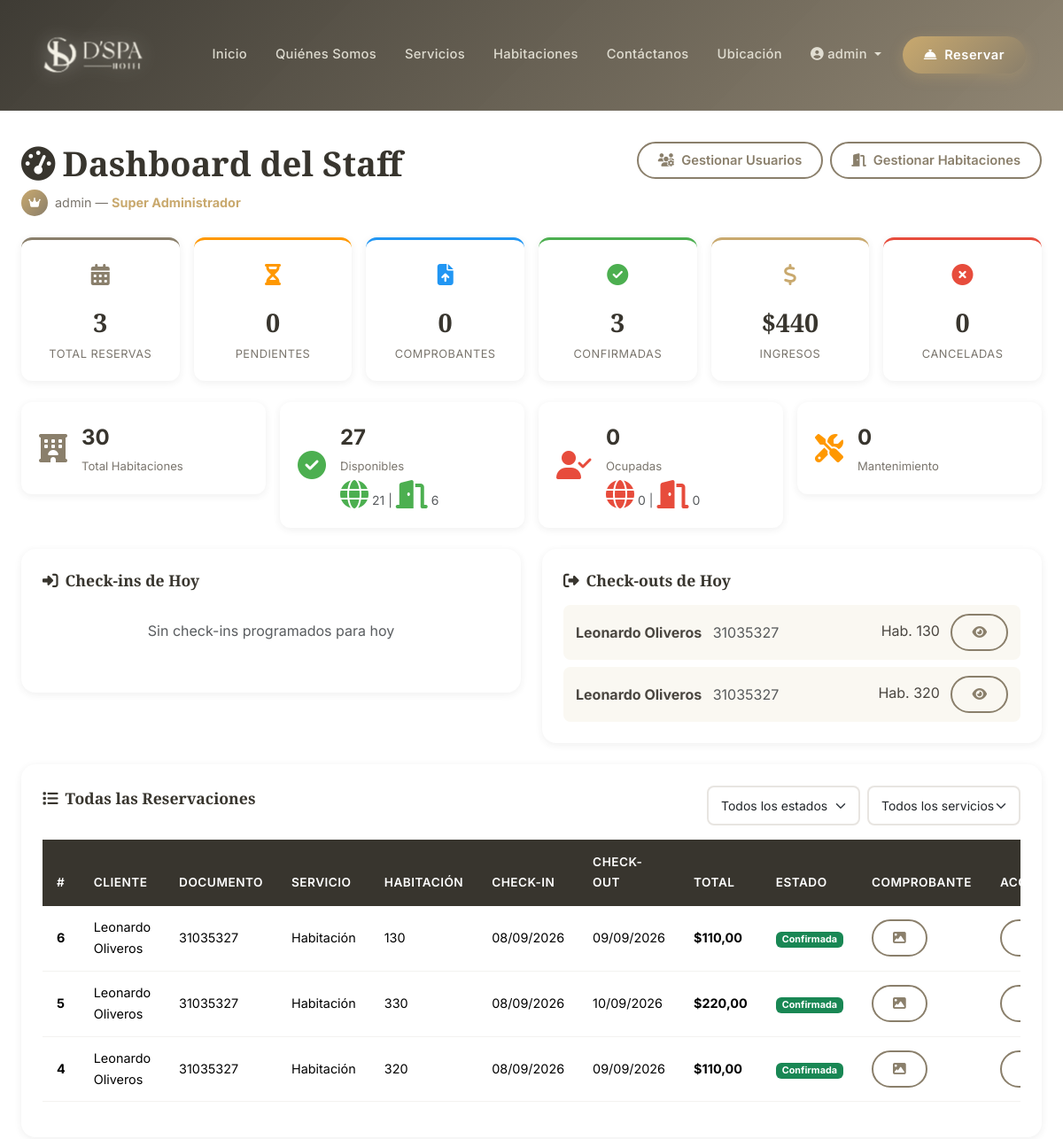
The app's page /staff/dashboard/ (signed in, upper part), older data.
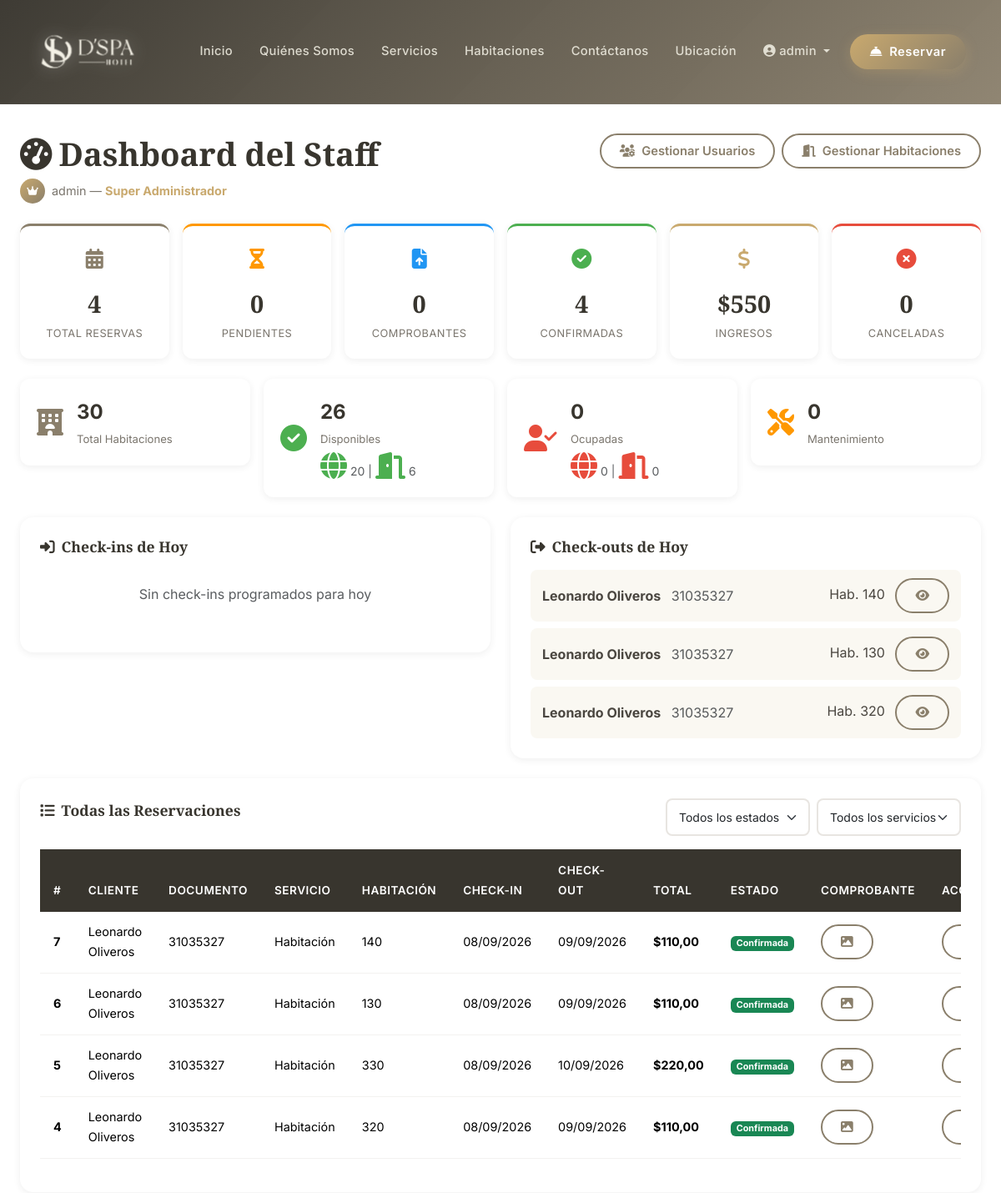
The same page, newer data.
### reservations/models.py (models this page shows, shortened)
class Reservation(models.Model):
    SERVICE_CHOICES = [
        ('room', 'Habitación'),
        ('gym', 'Gimnasio'),
        ('spa', 'Spa'),
        ('sauna', 'Sauna'),
        ('jacuzzi', 'Jacuzzi'),
        ('pool', 'Piscina'),
        ('event_room', 'Salón de Eventos'),
        ('conference', 'Sala de Conferencias'),
        ('restaurant', 'Restaurante'),
    ]
    STATUS_CHOICES = [
        ('pending', 'Pendiente de Pago'),
        ('payment_uploaded', 'Comprobante Subido'),
        ('confirmed', 'Confirmada'),
        ('cancelled', 'Cancelada'),
        ('completed', 'Completada'),
    ]
    customer = models.ForeignKey(Customer, on_delete=models.CASCADE, verbose_name="Cliente", related_name='reservations')
    service_type = models.CharField(max_length=20, choices=SERVICE_CHOICES, verbose_name="Servicio")
    room = models.ForeignKey(Room, on_delete=models.SET_NULL, null=True, blank=True, verbose_name="Habitación")
    check_in = models.DateField(verbose_name="Check-in")
    check_out = models.DateField(verbose_name="Check-out")
    adults_count = models.IntegerField(default=1, verbose_name="Adultos")
    children_count = models.IntegerField(default=0, verbose_name="Niños")
    total_price = models.DecimalField(max_digits=10, decimal_places=2, verbose_name="Precio Total")
    status = models.CharField(max_length=20, choices=STATUS_CHOICES, default='pending', verbose_name="Estado")
    special_requests = models.TextField(blank=True, verbose_name="Peticiones Especiales")
    created_at = models.DateTimeField(auto_now_add=True, verbose_name="Fecha de Creación")
    class Meta:
        ordering = ['-created_at']
        verbose_name = "Reservación"
        verbose_name_plural = "Reservaciones"

class Customer(models.Model):
    user = models.OneToOneField(User, on_delete=models.CASCADE, verbose_name="Usuario")
    phone = models.CharField(max_length=20, verbose_name="Teléfono")
    address = models.TextField(verbose_name="Dirección")
    id_document = models.CharField(max_length=50, verbose_name="Cédula/Pasaporte")
    birth_date = models.DateField(verbose_name="Fecha de Nacimiento")
    class Meta:
        verbose_name = "Cliente"
        verbose_name_plural = "Clientes"

### core/models.py (models this page shows, shortened)
class Room(models.Model):
    ROOM_TYPES = [
        ('doble', 'Habitación Doble'),
        ('deluxe', 'Habitación Deluxe'),
    ]
    STATUS_CHOICES = [
        ('available', 'Disponible'),
        ('occupied', 'Ocupada'),
        ('maintenance', 'Mantenimiento'),
        ('reserved', 'Reservada'),
    ]
    SALES_CHANNEL_CHOICES = [
        ('web', 'Portal Web'),
        ('puerta', 'Venta por Puerta'),
    ]
    room_type = models.CharField(max_length=20, choices=ROOM_TYPES, verbose_name="Tipo")
    room_number = models.CharField(max_length=10, unique=True, verbose_name="Número")
    floor = models.IntegerField(default=1, verbose_name="Piso")
    description = models.TextField(verbose_name="Descripción")
    detailed_description = models.TextField(verbose_name="Descripción Detallada", help_text="Incluir amenities y características")
    capacity_adults = models.IntegerField(default=2, verbose_name="Capacidad Adultos")
    capacity_children = models.IntegerField(default=0, verbose_name="Capacidad Niños")
    price_per_night = models.DecimalField(max_digits=10, decimal_places=2, verbose_name="Precio por Noche", help_text="Precio base en USD (sin IVA)")
    extra_guest_fee = models.DecimalField(max_digits=10, decimal_places=2, default=0, verbose_name="Cargo por Persona Adicional", help_text="Aplica para hab. dobles ($20 por persona adicional)")
    status = models.CharField(max_length=20, choices=STATUS_CHOICES, default='available', verbose_name="Estado")
    sales_channel = models.CharField(max_length=20, choices=SALES_CHANNEL_CHOICES, default='web', verbose_name="Canal de Venta", help_text="Las habitaciones de 'Puerta' no se muestran en el portal web")
    has_terrace = models.BooleanField(default=True, verbose_name="Terraza")
    has_safe = models.BooleanField(default=True, verbose_name="Caja Fuerte")
    has_tv = models.BooleanField(default=True, verbose_name="TV")
    has_closet = models.BooleanField(default=True, verbose_name="Closet")
    has_minibar = models.BooleanField(default=False, verbose_name="Mini Nevera")
    has_balcony = models.BooleanField(default=False, verbose_name="Balcón")
    is_active = models.BooleanField(default=True, verbose_name="Activa")
    class Meta:
        ordering = ['room_type', 'room_number']
        verbose_name = "Habitación"
        verbose_name_plural = "Habitaciones"

### staff/views.py (the view)
    def wrapper(request, *args, **kwargs):
        if not request.user.is_authenticated:
            return redirect('login')
        if not (request.user.is_staff or hasattr(request.user, 'staffprofile')):
            messages.error(request, 'No tiene permisos para acceder a esta sección.')
            return redirect('home')
        return view_func(request, *args, **kwargs)

### staff/views.py (called while the page is built)
def staff_required(view_func):
    def wrapper(request, *args, **kwargs):
        if not request.user.is_authenticated:
            return redirect('login')
        if not (request.user.is_staff or hasattr(request.user, 'staffprofile')):
            messages.error(request, 'No tiene permisos para acceder a esta sección.')
            return redirect('home')
        return view_func(request, *args, **kwargs)
    return wrapper

def _is_recepcionista(user):
    if user.is_superuser:
        return False
    if user.groups.filter(name='Encargados de Reservaciones').exists():
        return False
    if user.groups.filter(name='Recepcionistas de Datos').exists():
        return True
    return not user.is_superuser

### staff/templates/staff/dashboard.html (shortened to what the changed rows need)
{% extends 'core/base.html' %}
{% load static %}
{% block content %}
<section class="section-padding" style="margin-top: 80px;">
    <div class="container-fluid px-4">
        <div class="d-flex justify-content-between align-items-start mb-4 flex-wrap gap-2">
            <div>
                <h2 class="section-title mb-1"><i class="fas fa-tachometer-alt me-2"></i>Dashboard del Staff</h2>
            </div>
        </div>
        <div class="row g-3 mb-4">
            <div class="col-xl-2 col-md-4 col-6">
                <div class="stat-card stat-total">
                    <div class="stat-icon"><i class="fas fa-calendar-alt"></i></div>
                    <div class="stat-value">{{ total_reservations }}</div>
                    <div class="stat-label">Total Reservas</div>
                </div>
            </div>
            <div class="col-xl-2 col-md-4 col-6">
                <div class="stat-card stat-confirmed">
                    <div class="stat-icon"><i class="fas fa-check-circle"></i></div>
                    <div class="stat-value">{{ confirmed_reservations }}</div>
                    <div class="stat-label">Confirmadas</div>
                </div>
            </div>
            <div class="col-xl-2 col-md-4 col-6">
                <div class="stat-card stat-income">
                    <div class="stat-icon"><i class="fas fa-dollar-sign"></i></div>
                    <div class="stat-value">${{ total_income }}</div>
                    <div class="stat-label">Ingresos</div>
                </div>
            </div>
        </div>
        <div class="row g-3 mb-4">
            <div class="col-lg-3 col-md-6">
                <div class="room-stat-card available">
                    <div>
                        <div class="room-stat-value">{{ available_rooms }}</div>
                        <div class="room-stat-label">Disponibles</div>
                        <div class="small mt-1 text-muted">
                            <span title="Portal Web"><i class="fas fa-globe me-1"></i>{{ available_web }}</span> |
                            <span title="Puerta"><i class="fas fa-door-open me-1"></i>{{ available_door }}</span>
                        </div>
                    </div>
                </div>
            </div>
        </div>
        <div class="row g-4 mb-4">
            <div class="col-lg-6">
                <div class="dashboard-card">
                    {% if todays_checkouts %}
                    <div class="activity-list">
                        {% for r in todays_checkouts %}
                        <div class="activity-item">
                            <div>
                                <strong>{{ r.customer.user.get_full_name }}</strong>
                                <span class="text-muted ms-2">{{ r.customer.id_document }}</span>
                            </div>
                            <div>
                                {% if r.room %}Hab. {{ r.room.room_number }}{% endif %}
                                <a href="{% url 'staff_reservation_detail' r.id %}" class="btn btn-sm btn-outline-custom ms-2"><i class="fas fa-eye"></i></a>
                            </div>
                        </div>
                        {% endfor %}
                    </div>
                    {% else %}
                    <p class="text-muted text-center py-3">Sin check-outs programados para hoy</p>
                    {% endif %}
                </div>
            </div>
        </div>
        <div class="dashboard-card">
            <div class="table-responsive">
                <table class="table table-custom table-hover">
                    <thead>
                        <tr>
                            <th>#</th>
                            <th>Cliente</th>
                            <th>Documento</th>
                            <th>Servicio</th>
                            <th>Habitación</th>
                            <th>Check-in</th>
                            <th>Check-out</th>
                            <th>Total</th>
                            <th>Estado</th>
                            <th>Comprobante</th>
                            <th>Acciones</th>
                        </tr>
                    </thead>
                    <tbody>
                        {% for reservation in all_reservations %}
                        <tr>
                            <td><strong>{{ reservation.id }}</strong></td>
                            <td>{{ reservation.customer.user.get_full_name }}</td>
                            <td>{{ reservation.customer.id_document }}</td>
                            <td>{{ reservation.get_service_type_display }}</td>
                            <td>{% if reservation.room %}{{ reservation.room.room_number }}{% else %}-{% endif %}</td>
                            <td>{{ reservation.check_in|date:"d/m/Y" }}</td>
                            <td>{{ reservation.check_out|date:"d/m/Y" }}</td>
                            <td><strong>${{ reservation.total_price }}</strong></td>
                            <td>
                                <span class="badge
                                    {% if reservation.status == 'confirmed' %}bg-success
                                    {% elif reservation.status == 'pending' %}bg-warning text-dark
                                    {% elif reservation.status == 'payment_uploaded' %}bg-info
                                    {% elif reservation.status == 'cancelled' %}bg-danger
                                    {% elif reservation.status == 'completed' %}bg-secondary
                                    {% endif %}">
                                    {{ reservation.get_status_display }}
                                </span>
                            </td>
                            <td>
                                {% if reservation.payments.first %}
                                    {% if reservation.payments.first.proof_image %}
                                    <a href="{{ reservation.payments.first.proof_image.url }}" target="_blank" class="btn btn-sm btn-outline-custom">
                                        <i class="fas fa-image"></i>
                                    </a>
                                    {% endif %}
                                {% else %}
                                    <span class="text-muted">-</span>
                                {% endif %}
                            </td>
                            <td>
                                <a href="{% url 'staff_reservation_detail' reservation.id %}" class="btn btn-sm btn-outline-custom" title="Ver Detalle">
                                </a>
                            </td>
                        </tr>
                        {% empty %}
                        <tr>
                            <td colspan="11" class="text-center text-muted py-3">No hay reservaciones registradas</td>
                        </tr>
                        {% endfor %}
                    </tbody>
                </table>
            </div>
        </div>
    </div>
</section>
{% endblock %}

Row changes from the older to the newer data that the page shows:
added Reservation: customer.user.get_full_name "Leonardo Oliveros", customer.id_document "31035327", room.room_number "140", id "7", service_type "Habitación", check_in "08/09/2026", check_out "09/09/2026", total_price "110,00", status "Confirmada"
Text that changed along with them:
{{ total_reservations }}: "3" → "4"
{{ confirmed_reservations }}: "3" → "4"
{{ total_income }}: "440" → "550"
{{ available_rooms }}: "27" → "26"
{{ available_web }}: "21" → "20"
